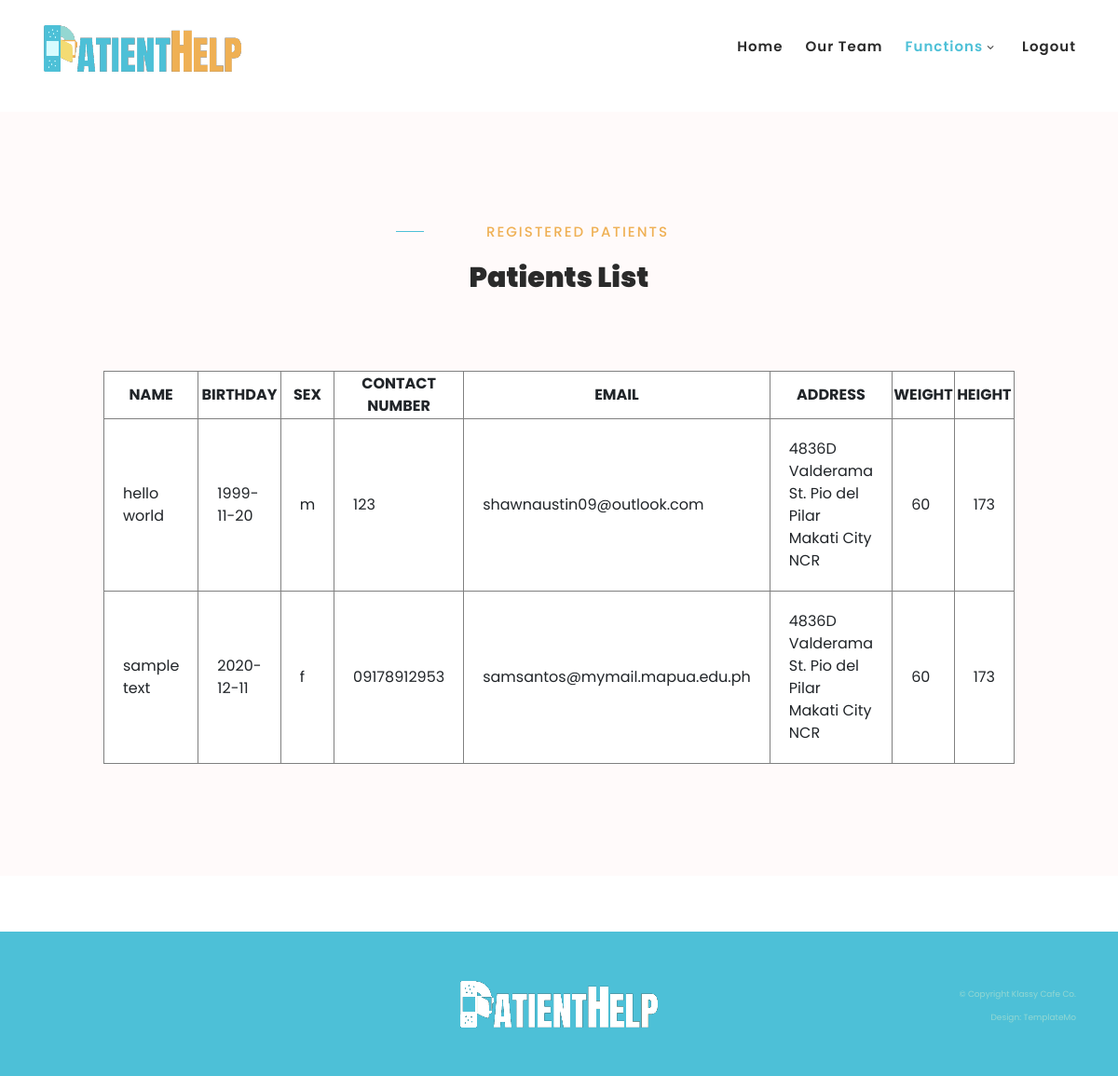
The page /web_admin/view_patient.php (signed in) on the database as committed earlier.
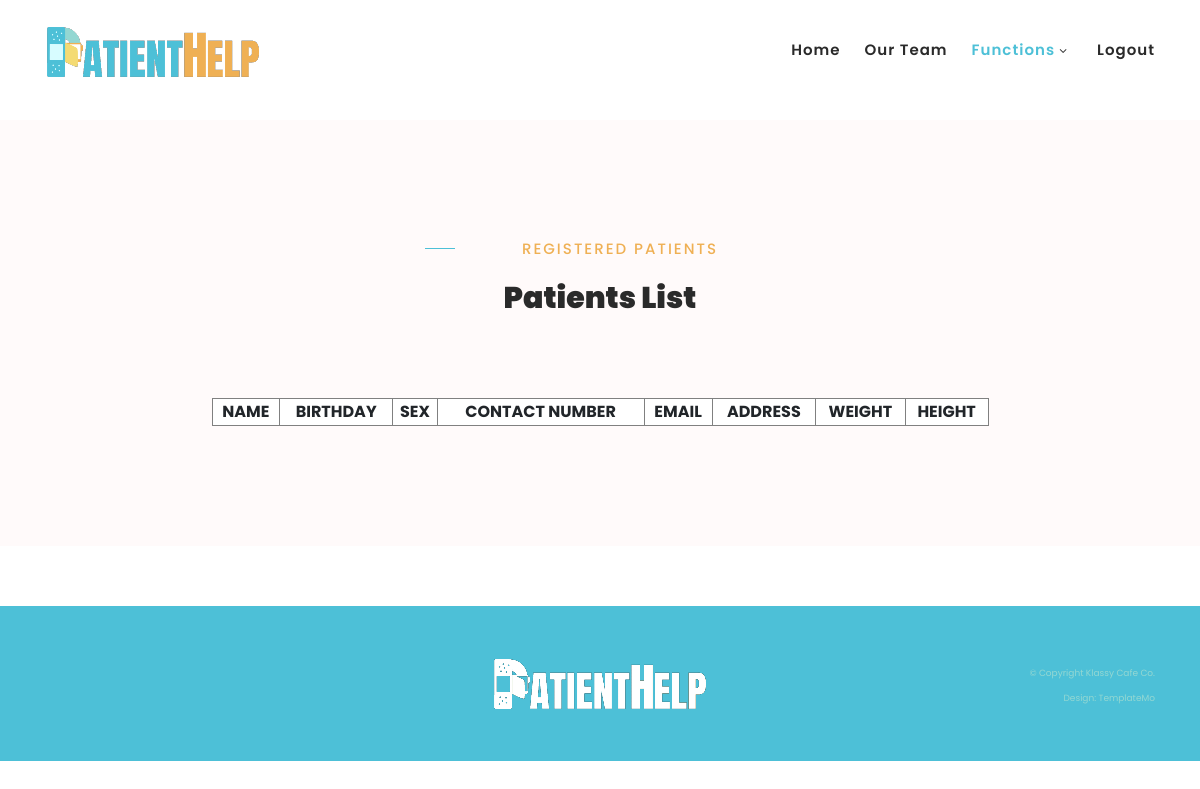
The same page on the database as committed later.
### tables this page shows
CREATE TABLE `patient` (
  `patient_id` int(11) NOT NULL,
  `username` varchar(50) NOT NULL,
  `password` varchar(50) NOT NULL,
  `fname` varchar(50) NOT NULL,
  `lname` varchar(50) NOT NULL,
  `birth_date` varchar(30) NOT NULL,
  `sex` char(1) NOT NULL,
  `contact_num` varchar(15) NOT NULL,
  `email` varchar(60) NOT NULL,
  `address_line1` varchar(95) NOT NULL,
  `address_line2` varchar(95) NOT NULL,
  `address_city` varchar(35) NOT NULL,
  `address_state` varchar(30) NOT NULL,
  `zip_code` varchar(6) NOT NULL,
  `marital_status` varchar(20) NOT NULL,
  `weight` int(11) NOT NULL,
  `height` int(11) NOT NULL,
  `taking_meds` tinyint(1) NOT NULL,
  `emergency_name` varchar(50) NOT NULL,
  `emergency_relation` varchar(50) NOT NULL,
  `emergency_num` varchar(15) NOT NULL,
  `registration_date` varchar(30) NOT NULL
);

### web_admin/view_patient.php (the view, shortened to what this page needs)
<?php
    if (isset($_SESSION['username'])) {
        $con = mysqli_connect("localhost", "root", "", "patient_care") or die(mysqli_error());
    }
    else {
        header("location: ../index.html");
    }
?>
<!DOCTYPE html>
<html lang="en">
  <head>
  <head>
    <link rel="stylesheet" type="text/css" href="../css/bootstrap.min.css">
    <link rel="stylesheet" type="text/css" href="../css/font-awesome.css">
    <link rel="stylesheet" href="../css/templatemo-klassy-cafe.css">
    <link rel="stylesheet" href="../css/owl-carousel.css">
    <link rel="stylesheet" href="../css/lightbox.css">
	</head>
    <body>
    <header class="header-area header-sticky">
        <div class="container">
            <div class="row">
                <div class="col-12">
                    <nav class="main-nav">
                        <a href="index_admin.php" class="logo">
                            <img src="../images/patienthelplogo.png" align="klassy cafe html template">
                        </a>
                        <ul class="nav">
                            <li class="scroll-to-section"><a href="index_admin.php #top">Home</a></li>
						    <li class="scroll-to-section"><a href="#ourteam">Our Team</a></li>
                            <li class="submenu">
                            <a href="javascript:;" class="active">Functions</a>
                          </li>
                          <li><a href="../logout.php">Logout</a></li>
                        </ul>
                    </nav>
                </div>
            </div>
        </div>
    </header>
    <section class="section" id="menu">
        <div class="container">
            <div class="row">
			<div class="col-lg-4 offset-lg-4 text-center">
                    <div class="section-heading">
                        <h6>REGISTERED PATIENTS</h6>
						<h2>Patients List</h2>
                    </div>
            </div>
		</div>
    <table align="center" border="1px" width="50%">
        <tr>
            <th>NAME</th>
            <th>BIRTHDAY</th>
            <th>SEX</th>
            <th>CONTACT NUMBER</th>
            <th>EMAIL</th>
            <th>ADDRESS</th>
            <th>WEIGHT</th>
            <th>HEIGHT</th>
        </tr>
    <?php
        $query = mysqli_query($con, "Select CONCAT(fname, \" \", lname) AS patient_name,birth_date,sex,contact_num,email, CONCAT(address_line1, \" \", address_line2, \" \", address_city, \" \", address_state) AS address,weight,height FROM patient");
        while($row = mysqli_fetch_array($query))
        {
        Print '<tr>';
	    Print '<td>' . $row['patient_name'];
        Print '<td>' . $row['birth_date'];
        Print '<td>' . $row['sex'];
        Print '<td>' . $row['contact_num'];
        Print '<td>' . $row['email'];
        Print '<td>' . $row['address'];
        Print '<td>' . $row['weight'];
        Print '<td>' . $row['height'];
        Print '</tr>';
        }
    ?>
    </table>
        </div>
    </section>
    <footer>
        <div class="container">
            <div class="row">
                <div class="col-lg-4 col-xs-12">
                </div>
                <div class="col-lg-4">
                    <div class="logo">
                        <a href="index_patient.php"><img src="../images/white-logo.png" alt=""></a>
                    </div>
                </div>
                <div class="col-lg-4 col-xs-12">
                    <div class="left-text-content">
                        <p>© Copyright Klassy Cafe Co.
                        <br>Design: TemplateMo</p>
                    </div>
                </div>
            </div>
        </div>
    </footer>
  </body>
</html>

Rows that differ between the two databases and show on the page:
removed patient: patient_name "hello world", birth_date "1999-11-20", sex "m", contact_num "123", email "shawnaustin09@outlook.com", address "4836D Valderama St. Pio del Pilar Makati City NCR", weight "60", height "173"
removed patient: patient_name "sample text", birth_date "2020-12-11", sex "f", contact_num "09178912953", email "samsantos@mymail.mapua.edu.ph", address "4836D Valderama St. Pio del Pilar Makati City NCR", weight "60", height "173"
